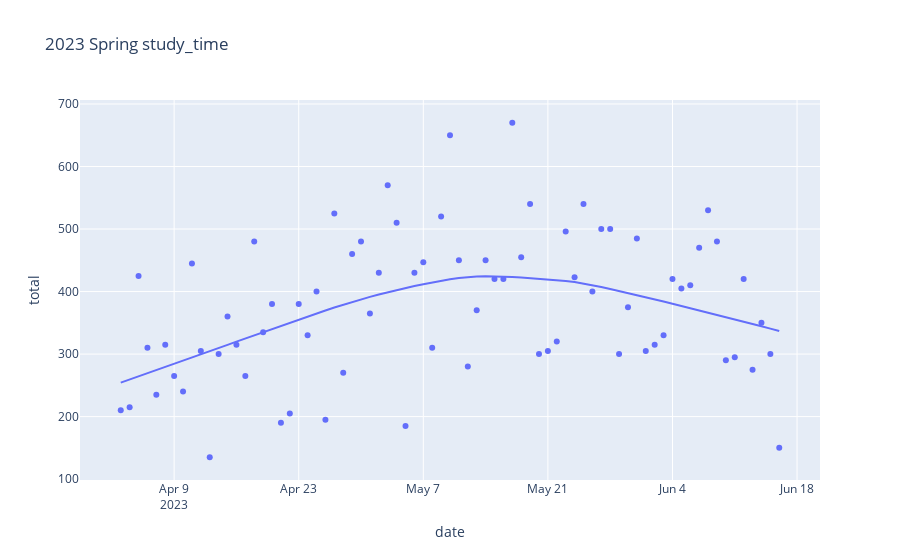

Notebook source saved alongside this figure:
### Code cell
graph_fall_2023 = clean_study[(clean_study['date'] >= pd.to_datetime('2023-4-1'))&(clean_study['date'] <= pd.to_datetime('2023-6-20'))]
px.scatter(graph_fall_2023, x='date',y='total', title='2023 Spring study_time',trendline='lowess')
